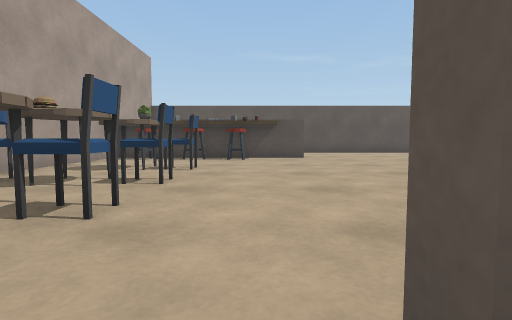
[1] (above)

16 first-person views from a walk through a scene from a Unity 3-D project. The camera is 0.59 m above the floor, tilts 4° down and sees 80° across. The floor is counted in squares, 1 m on a side. Each view is taken from the middle of a square. On the plan, view 1 faces up. The plan holds only what a view shows up to about 9 squares ahead; the rest is blank. The place goes on beyond the plan. The player is left out.

[2]
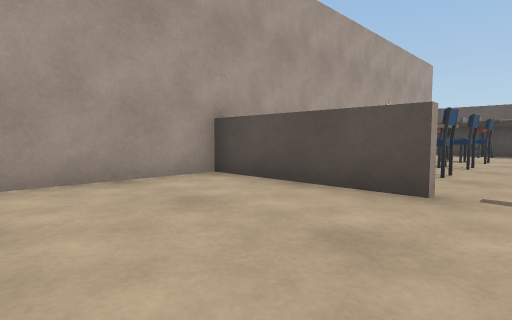

[3]
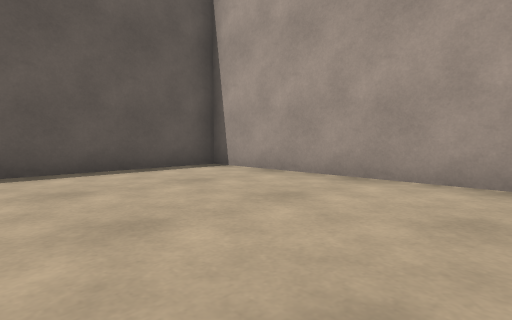

[4]
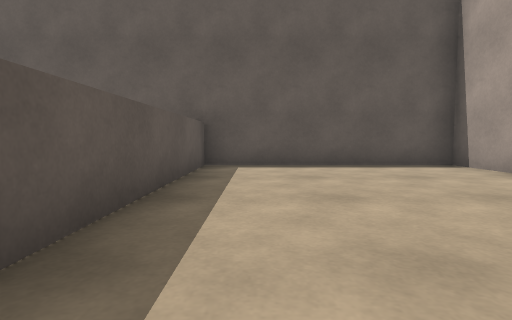

[5]
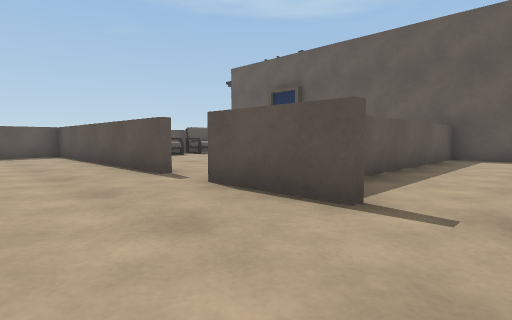

[6]
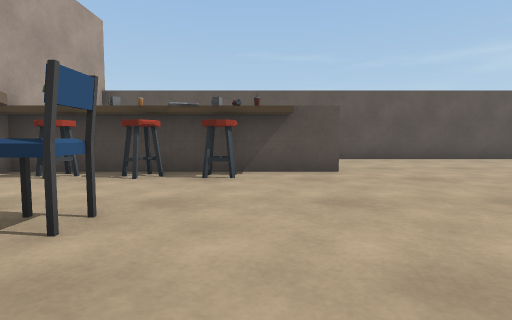

[7]
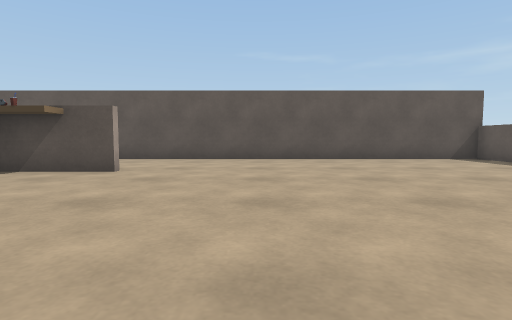

[8]
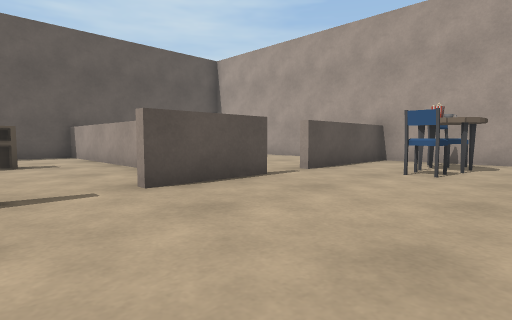

[9]
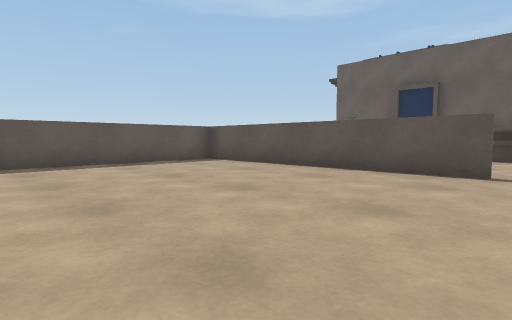

[10]
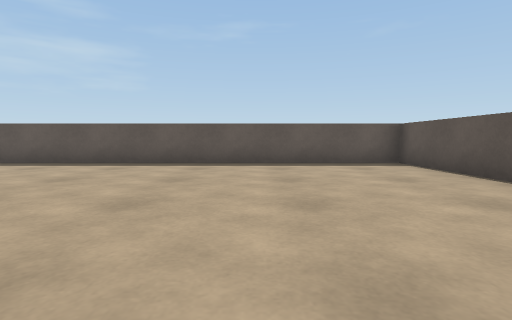

[11]
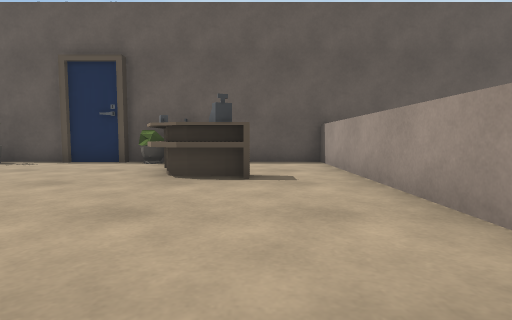

[12]
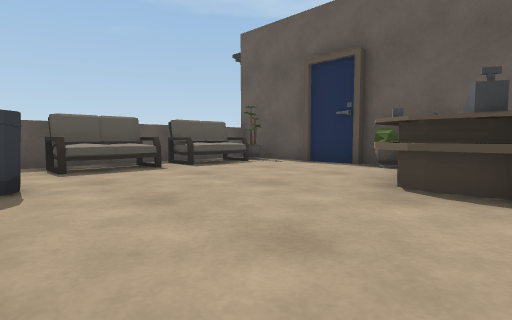

[13]
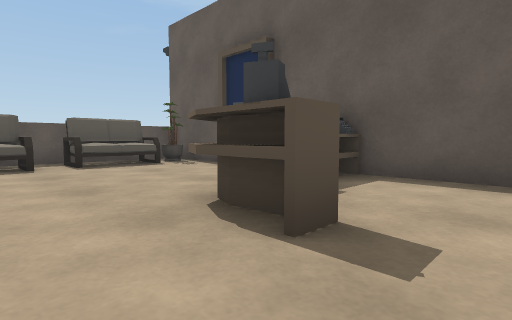

[14]
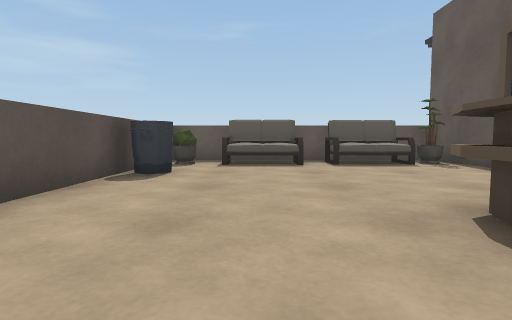

[15]
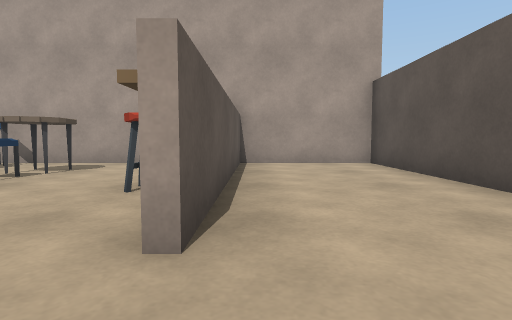

[16]
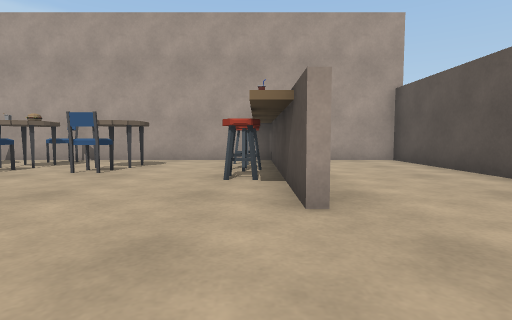

### Floor plan
Points are (right, up) in squares from view 1. A wall is a line through its corners. A room is listed if a view was taken in it or the views show most of it. See-through windows are left out.
Room 1 (views 1, 2, 3, 4)
walls: (-0.9, 0.3) (-4.5, 0.3); (-4.4, -0.1) (-4.4, -6.8) (1, -6.8); (1.1, -6.9) (1.1, -1.3)
ways out: opening at (0, 0) to room 2
Room 2 (views 5, 6, 7, 8, 9, 10, 11, 12, 13, 14, 15, 16)
walls: (3.6, 0.5) (10.4, 0.5) (10.4, 12.8) (-4.4, 12.8) (-4.4, -0.1); (0.3, 0.5) (2.5, 0.5); (8, 0.3) (4.6, 0.3); (1.3, -0.9) (1.3, -6.9); (1.5, 9.4) (0.4, 9.4); (0.5, 9.6) (1.5, 9.6); (10.4, -1.2) (10.4, 0.4); (-4.4, 0.5) (-0.9, 0.5); (-3.4, 9.4) (-4.5, 9.4); (-4.5, 9.6) (-3.5, 9.6); (6.4, -6.8) (10.4, -6.8) (10.4, -5.5); (1, -6.8) (6.2, -6.8)
low walls: (7.2, -6.8) (7.6, -6.6)
ways out: opening at (0, 0) to room 1
objects: chair (-4, 4); other object (-3, 1); chair (-3, 2); table (-3, 3); table (-3, 4); table (-3, 6); other object (-3, 9) to (0, 9); other object (-2, 1); chair (-2, 2); other object (-2, 3); chair (-2, 4); chair (-2, 6); desk (3, -4) to (4, -4); desk (4, -6) to (5, -5); bin (7, 0); sofa (9, -6) to (10, -4); sofa (9, -3) to (10, -2); other object (9, 0)

Where each view was taken, in squares from view 1:
view 1: 0 up, 0 right, facing up
view 2: 3 down, 0 right, facing up-left
view 3: 1 down, 0 right, facing down-left
view 4: 0 up, 0 right, facing down
view 5: 3 up, 1 left, facing down-right
view 6: 4 up, 0 right, facing up
view 7: 4 up, 4 right, facing up
view 8: 4 up, 4 right, facing down-left
view 9: 6 up, 3 right, facing down-right
view 10: 4 up, 3 right, facing right
view 11: 1 up, 3 right, facing down
view 12: 0 up, 3 right, facing down-right
view 13: 2 down, 2 right, facing down-right
view 14: 2 down, 2 right, facing right
view 15: 10 up, 3 right, facing left
view 16: 9 up, 4 right, facing left
